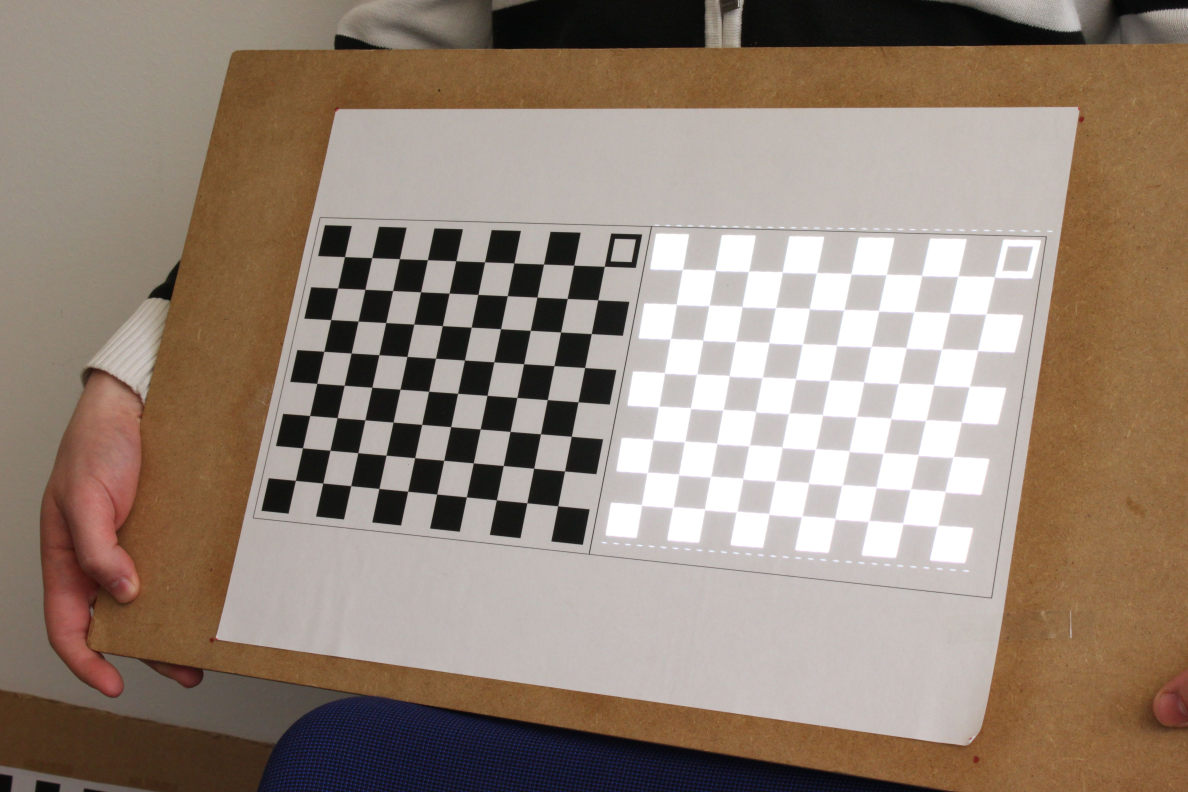
#> input picture Exercise3_dash_saikrish_sghosh_ilirh/Exercise3_dash_saikrish_sghosh_ilirh/Exercise3_dash_saikrish_sghosh_ilirh/Camera00.jpg, 4752 x 3168 px (shown at 1/4 size)
$ python main.py
#> lines starting #> are read from the running program, lines starting #| are printed output that depends on the picture
#> (reads Exercise3_dash_saikrish_sghosh_ilirh/Exercise3_dash_saikrish_sghosh_ilirh/Exercise3_dash_saikrish_sghosh_ilirh/data.mat from the repository)
import scipy.io as io
import numpy as np
import matplotlib.pyplot as plt
from PIL import Image
import copy
from mpl_toolkits.mplot3d import Axes3D

def matchFeatures(data):
    ########################## Compute the fundamental matrix F and print it to the console. ###########################
    # intrinsic of camera 1
    k1 = data['K_1']  # shape=[3,3]
    k1_inv_trans = np.transpose(np.linalg.inv(k1))
    # translation of camera 1
    t1 = data['t_1']
    tx =t1[0,0]
    ty = t1[0,1]
    tz = t1[0,2]
    t1_cross = np.array([0,-tz,ty,tz,0,-tx,-ty,tx,0]).reshape(3,3)
    #print(t1_cross)
    # rotation of camera 1
    r1 = data['R_1']
    # intrinsic of camera 0
    k0 = data['K_0']

    # Fundamental matrix
    #F = k1_inv_trans.dot(t1_cross).dot(r1).dot(k0)
    F = np.matmul(k1_inv_trans,np.matmul(t1_cross,np.matmul(r1,np.linalg.inv(k0))))
    F_copy = copy.deepcopy(F)
    print('Fundamental matrix-',F)


    # For each chessboard feature in camera image 0 (Camera00.jpg), compute the corresponding epipolar
    # line l 0 = (a, b, c) in the image of camera 1 (Camera01.jpg).
    cornersCam0 = data['cornersCam0']
    cam0_homo = np.ones([len(cornersCam0), 3])
    cam0_homo[:,0:2] = cornersCam0
    #print('cam0_homo', cam0_homo.shape)

    epilines_1 = []
    for i in range(len(cam0_homo)):
        #print(cam0_homo[i])
        l = np.dot(F,cam0_homo[i])
        epilines_1.append(l)
    epilines_1 = np.asarray(epilines_1)


    ################# Draw each epipolar line computed above. ######################
    list_im = ['Camera00.jpg', 'Camera01.jpg']
    imgs = [Image.open(i) for i in list_im]
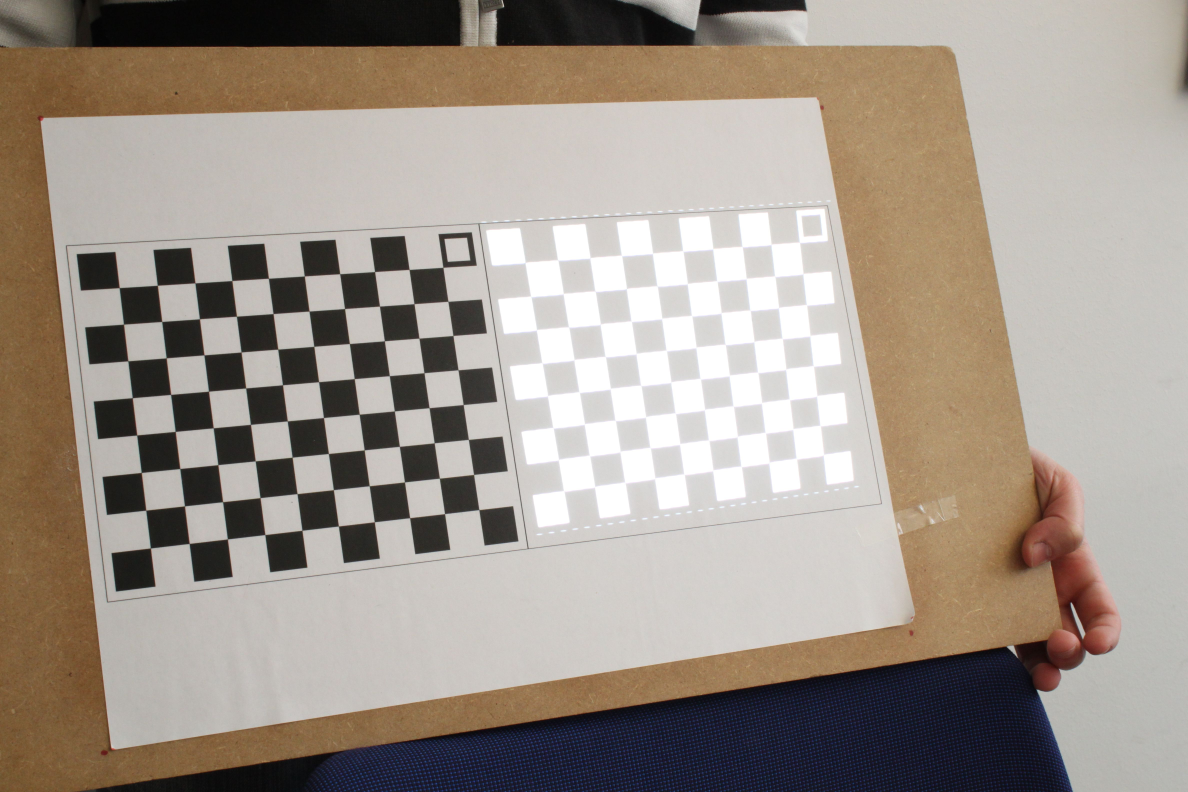
#> input picture Exercise3_dash_saikrish_sghosh_ilirh/Exercise3_dash_saikrish_sghosh_ilirh/Exercise3_dash_saikrish_sghosh_ilirh/Camera01.jpg, 4752 x 3168 px (shown at 1/4 size)
#> imgs = 2 items
    # im1 = np.array(Image.open('Camera01.jpg'), dtype=np.uint8)
    # im0 = np.array(Image.open('Camera00.jpg'), dtype=np.uint8)
    fig1 = plt.figure()
    plt.imshow(imgs[1])
    plt.scatter(epilines_1[:,0], epilines_1[:, 1], s=20, c='g', edgecolors='g', alpha=0.5)
    fig1.savefig('epilines.jpg')
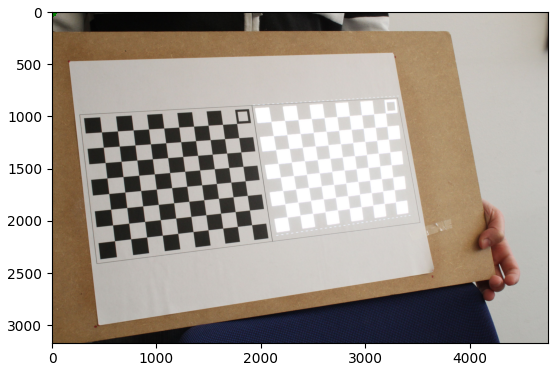
#> figure drawn by matplotlib, 1 panel


####################### Compute the matching feature as the one in cornersCam1 with minimal algebraic distance to l 0 .########################
    cornersCam1 = data['cornersCam1']
    cam1_homo = np.ones([len(cornersCam1), 3])
    cam1_homo[:, 0:2] = cornersCam1
    matched = np.zeros(cam1_homo.shape)

    for i in range(len(cam1_homo)):
        #print('cam1_homo',cam1_homo[i])

        minidx = 0
        for k in range(len(epilines_1)):
            dist = np.abs(np.matmul(cam1_homo[i],epilines_1[k]))

            #dist = np.linalg.norm(np.abs(cornersCam1[i] - X_Image[k, :-1]))
            if(k==0):
                mindist = dist

            if (dist < mindist):
                mindist = dist
                minidx = k
                # print(minidx)
                # print('dist', dist)
                # print('dist', epilines_1[k,:-1])

        matched[minidx] = cam1_homo[i]
        # [10 lines of commented-out code are left out]
    imgs_comb = np.vstack((np.asarray(i) for i in imgs))
    cornersCam0 = data['cornersCam0']
    cornersCam1 = data['cornersCam1']
    matched[:, 1] = matched[:, 1] + 3168
    #print(imgs_comb.shape)
    fig2 = plt.figure()
    plt.imshow(imgs_comb)
    plt.scatter(cornersCam0[:, 0], cornersCam0[:, 1], s=20, c='g', edgecolors='g', alpha=0.5)
    plt.scatter(matched[:, 0], matched[:, 1] , s=20, c='g', edgecolors='g', alpha=0.5)
    for i in range(len(cornersCam0)):
        plt.plot([cornersCam0[i,0],matched[i,0]], [cornersCam0[i,1],matched[i,1]],color=np.random.rand(3,) )
    # plt.show()
    fig2.savefig('matches.jpg')
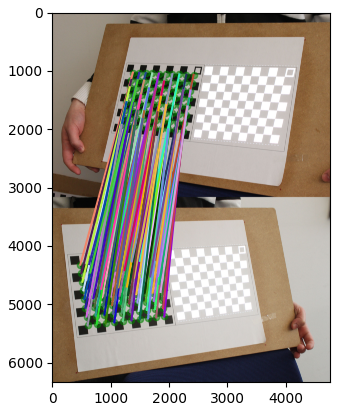
#> figure drawn by matplotlib, 1 panel

################## 3D Structure Reconstruction ############################
    p1 = np.identity(3)
    temp = (np.zeros(3)).reshape(3, 1)
    P0 = np.append(p1, temp, axis=1)

    P1 = np.append(r1, np.transpose(t1), axis=1)
    #print(P1,P2)

    # take one corresponding poin on each camera view
    #print(cam0_homo.shape,P1.shape)
    A1 = np.asarray([np.cross(point0,P0,axis=0)[0:2] for point0 in cam0_homo])
    A2 = np.asarray([np.cross(point1, P1, axis=0)[0:2] for point1 in cam1_homo])
    # print('A1',A1.shape)
    # print('A2', A2.shape)

    X_world = []
    for a,b in zip(A1,A2):
        # Stack equations for all camera views:
        A = np.append(a, b, axis=0)

        #Solution for X is eigenvector of A T A corresponding to smallest eigenvalue
        A_sq = np.dot(np.transpose(A),A)

        #print('A', A_sq.shape)
        eigValues, eigVectors = np.linalg.eig(A_sq)
        minidx = np.argmin(eigValues,axis=0)
        X_3D = eigVectors[minidx]
        X_3D = X_3D/X_3D[3]
        X_world.append(X_3D[0:3])

    # plot the 3D points
    X_world = np.asarray(X_world)
    fig3 = plt.figure()
    ax = fig3.add_subplot((111), projection='3d')
    ax.set_xlabel('X Label')
    ax.set_ylabel('Y Label')
    ax.set_zlabel('Z Label')

    # for b in bones_3d:
    #     ax.plot(joints[b, 0], joints[b, 1], joints[b, 2], linewidth=1.0, c='b')

    ax.scatter(X_world[:, 0], X_world[:, 1], X_world[:, 2], c="b", edgecolors='b')
    #ax.scatter(0,0,0, c="r", edgecolors='r')

    ax.scatter(t1[0,0], t1[0,1], t1[0,2], c="r", edgecolors='r')
    ax.scatter(0, 0, 0, c="r", edgecolors='r')
    plt.show()
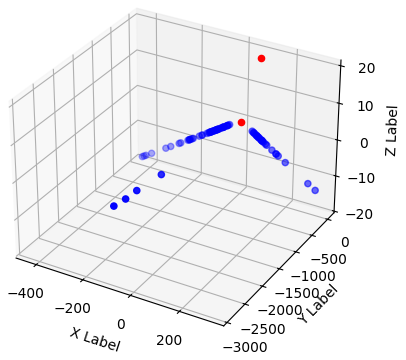
#> figure drawn by matplotlib, 1 panel


if __name__ == '__main__':
    base_folder = ''
    # load the data


    data = io.loadmat(base_folder+'data.mat')
    # for d in data:
    #     print( d)
    #     print(data[d])


    matchFeatures(data)
